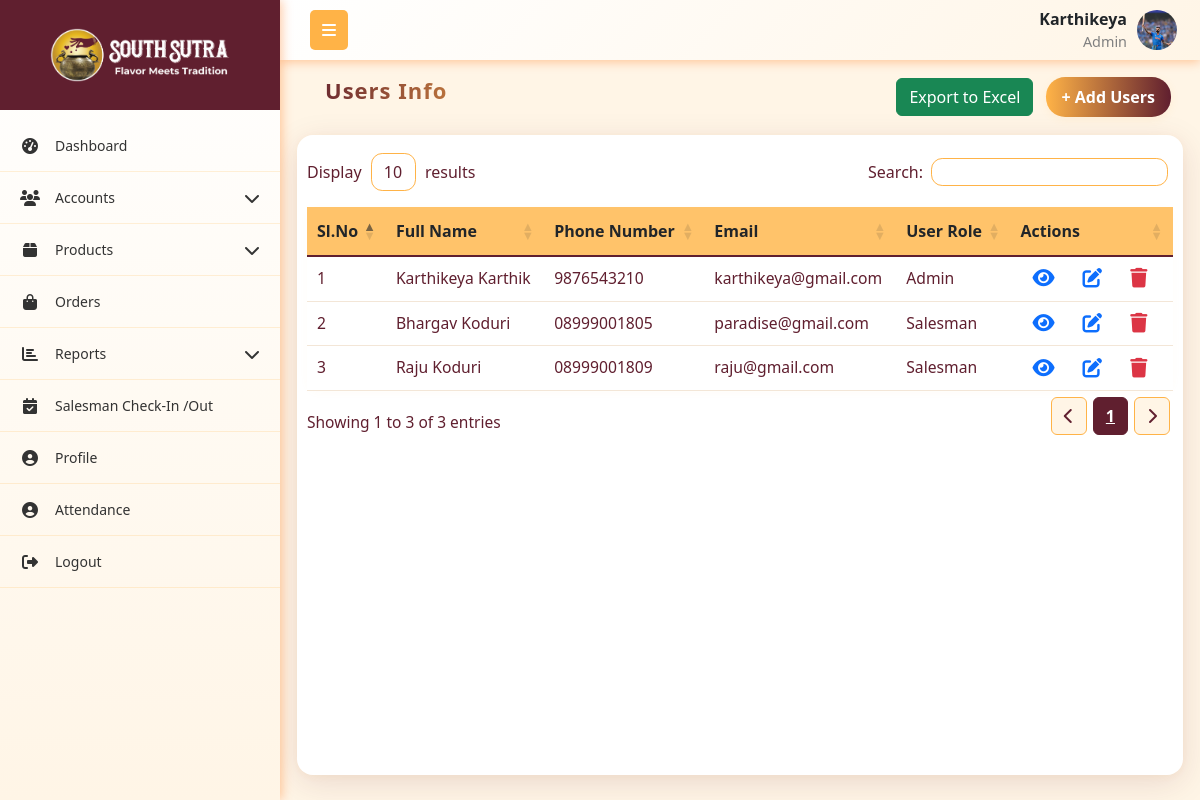
Page /user/table/ (signed in) on the committed database.
### App1/models.py (models this page shows, shortened)
class User(models.Model):
    role = models.ForeignKey(Role,on_delete=models.SET_NULL, null=True, related_name="role")
    username = models.CharField(max_length=255, unique=True)
    password = models.CharField(max_length=255)
    first_name = models.CharField(max_length=255)
    last_name = models.CharField(max_length=255)
    email = models.EmailField(unique=True)
    phone_number = models.CharField(max_length=15, unique=True)
    address = models.TextField()
    city = models.CharField(max_length=255)
    state = models.CharField(max_length=255)
    pincode = models.CharField(max_length=10)
    is_active = models.BooleanField(default=True)
    created_at = models.DateTimeField(auto_now_add=True)
    updated_at = models.DateTimeField(auto_now=True)
    profile_picture = models.ImageField(upload_to='profile_pictures/', null=True, blank=True)

class Role(models.Model):
    name = models.CharField(max_length=255, unique=True)
    created_at = models.DateTimeField(auto_now_add=True)
    updated_at = models.DateTimeField(auto_now=True)
    def __str__(self):
        return f"{self.name}"

### App1/views.py (the view)
# urls.py: path('user/table/', user_table, name='user_table'),
def user_table(request):
    current_user, role_permission = get_logged_in_user(request)
    if not current_user:
        return redirect('login')
    users = User.objects.all()
    context = { 'users': users , 'current_user':current_user, 'role_permission':role_permission}
    return render(request,'accounts/user_table.html', context)

### App1/views.py (called while the page is built)
def get_logged_in_user(request):
    username = request.session.get('current_user')
    if not username:
        return None, None  # always return a tuple
    try:
        user = User.objects.get(username=username)
        try:
            role_permission = RolePermissions.objects.get(role=user.role)
        except RolePermissions.DoesNotExist:
            role_permission = None
        return user, role_permission
    except User.DoesNotExist:
        return None, None

### templates/accounts/user_table.html (shortened to what this page needs)
{% extends 'company_admin/base.html' %}
{% load static %}
{% block content %}
<link rel="stylesheet" href="https://cdn.datatables.net/1.13.4/css/dataTables.bootstrap5.min.css">
<link rel="stylesheet" href="https://cdn.datatables.net/responsive/2.4.1/css/responsive.bootstrap5.min.css">
<link rel="stylesheet" href="https://cdnjs.cloudflare.com/ajax/libs/font-awesome/6.4.0/css/all.min.css">
<div class="container mt-1">
    <div class="mb-0 p-0">
        <div class="d-flex justify-content-between flex-wrap m-1">
            <h5 class="header">Users Info</h5>
            <div>
                <div style="position: relative; display: inline-block;">
                    <button onclick="toggleColumnSelector()" class="btn btn-success">Export to Excel</button>
                </div>
                {% if role_permission.users_a %}
                <a href="{% url 'add_user' %}" class="btn btn-primary m-2">+ Add Users</a>
                {% endif %}
            </div>
        </div>
    </div>
    <div class="custom-card">
        <table id="usertable" class="table align-middle" style="width:100%">
            <thead class="table-header">
                <tr>
                    <th>Sl.No</th>
                    <th>Full Name</th>
                    <th>Phone Number</th>
                    <th>Email</th>
                    <th>User Role</th>
                    <th>Actions</th>
                </tr>
            </thead>
            <tbody>
                {% for user in users %}
                <tr>
                    <td>{{ forloop.counter }}</td>
                    <td>{{ user.first_name }} {{ user.last_name }}</td>
                    <td>{{ user.phone_number }}</td>
                    <td>{{ user.email }}</td>
                    <td>{{ user.role }}</td>
                    <td>
                        <a href="{% url 'view_user' user.id %}" class="btn-icon" title="View">
                        </a>
                        {% if role_permission.users_e %}
                        <a href="{% url 'edit_user' user.id %}" class="btn-icon text-decoration-none" title="Edit">
                        </a>
                        {% endif %}
                        {% if role_permission.users_d %}
                        <a href="{% url 'delete_user' user.id %}" onclick="return confirm('Are you sure?');" class="btn-icon" title="Delete">
                        </a>
                        {% endif %}
                    </td>
                </tr>
                {% endfor %}
            </tbody>
        </table>
    </div>
</div>
{% endblock content %}

### templates/company_admin/base.html (shortened to what this page needs)
{% load static %}
<!DOCTYPE html>
<html lang="en">
<head>
    <link href="https://cdnjs.cloudflare.com/ajax/libs/bootstrap/5.3.0/css/bootstrap.min.css" rel="stylesheet">
    <link href="https://cdnjs.cloudflare.com/ajax/libs/font-awesome/6.4.0/css/all.min.css" rel="stylesheet">
    <link rel="stylesheet" href="https://cdn.datatables.net/1.13.4/css/dataTables.bootstrap5.min.css">
    <link rel="stylesheet" href="https://cdn.datatables.net/responsive/2.4.1/css/responsive.bootstrap5.min.css">
    <link rel="stylesheet" href="{% static 'css/alert.css' %}">
</head>
<body>
    <nav class="top-navbar">
        <div class="navbar-container">
            <div class="navbar-left">
                <button class="sidebar-toggle" id="sidebarToggle">
                    <i class="fas fa-bars"></i>
                </button>
            </div>
            <div class="navbar-right me-2">
                <div class="navbar-user-info">
                    <span class="username">{{current_user.username}}</span>
                    <span class="role">{{current_user.role.name}}</span>
                </div>
                {% if current_user.profile_picture %}
                    <img src="{{ current_user.profile_picture.url }}"
                        alt="{{ current_user.get_full_name }}"
                        class="navbar-profile-img">
                {% else %}
                     <div class="navbar-profile-fallback">
                        {{ current_user.first_name|first|upper }}{{ current_user.last_name|first|upper }}
                    </div>
                {% endif %}
            </div>
        </div>
    </nav>
    <nav class="sidebar" id="sidebar">
        <div class="sidebar-logo-container">
            <img src="{% static 'images/logo.png' %}" alt="Company Logo"  class="logo">
        </div>
        <ul class="nav flex-column sidebar-nav">
            {% if role_permission.dashboard_v %}
            <li class="nav-item">
                <a class="nav-link" href="{% url 'dashboard' %}">
                    <i class="fas fa-tachometer-alt nav-icon"></i>
                    <span class="nav-text">Dashboard</span>
                </a>
            </li>
            {% endif %}
            {% if role_permission.roles_v or role_permission.users_v or role_permission.customer_v %}
            <li class="nav-item">
                <a class="nav-link" href="#">
                    <i class="fas fa-users nav-icon"></i>
                    <span class="nav-text">Accounts</span>
                    <i class="fas fa-chevron-down arrow"></i>
                </a>
            </li>
            {% endif %}
            {% if role_permission.category_v or role_permission.all_products_v or role_permission.daily_production_v or role_permission.inventory_v %}
            <li class="nav-item">
                <a class="nav-link" href="#">
                    <i class="fas fa-box nav-icon"></i>
                    <span class="nav-text">Products</span>
                    <i class="fas fa-chevron-down arrow"></i>
                </a>
            </li>
            {% endif %}
            {% if role_permission.orders_v %}
            <li class="nav-item">
                <a class="nav-link" href="{% url 'order_table' %}">
                    <i class="fas fa-shopping-bag nav-icon"></i>
                    <span class="nav-text">Orders</span>
                </a>
            </li>
            {% endif %}
            {% if role_permission.s_reports_v or role_permission.c_reports_v %}
            <li class="nav-item">
                <a class="nav-link" href="#">
                    <i class="fas fa-chart-bar nav-icon"></i>
                    <span class="nav-text">Reports</span>
                    <i class="fas fa-chevron-down arrow"></i>
                </a>
            </li>
            {% endif %}
            {% if current_user.role.name == 'Admin' %}
            <li class="nav-item">
                <a class="nav-link" href="{% url 'salesman_visit_list' %}">
                    <i class="fas fa-calendar-check nav-icon"></i>
                    <span class="nav-text">Salesman Check-In /Out</span>
                </a>
            </li>
            {% endif %}
            <li class="nav-item">
                <a class="nav-link" href="{% url 'profile' %}">
                    <i class="fas fa-user-circle nav-icon"></i>
                    <span class="nav-text">Profile</span>
                </a>
            </li>
            <li class="nav-item">
                <a class="nav-link" href="{% url 'attendance' %}">
                    <i class="fas fa-user-circle nav-icon"></i>
                    <span class="nav-text">Attendance</span>
                </a>
            </li>
            <li class="nav-item">
                <a class="nav-link" href="{% url 'logout' %}" onclick="return confirm('Are you sure?');" >
                    <i class="fas fa-sign-out-alt nav-icon"></i>
                    <span class="nav-text">Logout</span>
                </a>
            </li>
        </ul>
    </nav>
    <main class="main-content" id="mainContent">
        {% block content %}{% endblock %}
    </main>
</body>
</html>

### templates/company_admin/base.html (style rules this page uses)
:root { --primary-red: #601F2F; --primary-orange: #ffb347; --accent-yellow: #fc3; --light-orange: #fff5e6; --dark-red: #4a1824; --sidebar-width: 280px; --sidebar-collapsed: 60px; }
* { box-sizing: border-box; }
body { font-family: 'Segoe UI', Tahoma, Geneva, Verdana, sans-serif; background-color: #f8f9fa; margin: 0; padding: 0; overflow-x: hidden; }
.top-navbar { background: linear-gradient(135deg, white 0%, var(--light-orange) 100%); box-shadow: 0 2px 10px rgba(255, 106, 0, 0.35); position: fixed; top: 0; left: var(--sidebar-width); right: 0; z-index: 1030; height: 60px; padding: 0; transition: left 0.3s ease; }
.navbar-container { display: flex; align-items: center; justify-content: space-between; height: 100%; padding: 0 15px; max-width: 100%; }
.navbar-left { display: flex; align-items: center; flex-shrink: 0; }
.sidebar-toggle { background: var(--primary-orange); border: none; color: white; padding: 8px 12px; border-radius: 5px; margin-left: 15px; cursor: pointer; }
.navbar-right { flex-shrink: 0; display: flex; align-items: center; gap: 10px; }
.navbar-profile-img { width: 40px; height: 40px; border-radius: 50%; object-fit: cover; }
.navbar-user-info { display: flex; flex-direction: column; align-items: flex-end; }
.navbar-user-info .username { font-weight: 600; }
.navbar-user-info .role { font-size: 0.9rem; color: gray; }
.sidebar { position: fixed; top: 0; left: 0; height: 100vh; width: var(--sidebar-width); background: linear-gradient(180deg, white 0%, var(--light-orange) 100%); transform: translateX(0); transition: width 0.3s ease; z-index: 1040; overflow-y: auto; box-shadow: 2px 0 10px rgba(255, 106, 0, 0.35); display: flex; flex-direction: column; }
.sidebar-logo-container { display: flex; align-items: center; justify-content: center; height: 110px; width: 100%; background-color: #601F2F; margin-bottom: 10px; transition: opacity 0.3s, height 0.3s, margin-bottom 0.3s; }
.sidebar-logo-container .logo { width: 200px; height: auto; background: transparent; padding: 8px 10px; }
.sidebar:not(.collapsed) .sidebar-logo-container { opacity: 1; height: 110px; margin-bottom: 10px; }
.sidebar-nav { padding: 0; margin: 0; list-style: none; flex: 1 1 auto; }
.nav-item { border-bottom: 1px solid rgba(255, 179, 71, 0.2); }
.nav-link { color: #333; padding: 15px 20px; display: flex; align-items: center; text-decoration: none; transition: all 0.3s ease; position: relative; cursor: pointer; }
.nav-icon { width: 20px; margin-right: 15px; text-align: center; font-size: 16px; }
.nav-text { flex-grow: 1; font-size: 14px; }
.arrow { transition: transform 0.3s ease; margin-left: auto; }
.main-content { margin-top: 60px; padding: 5px; transition: margin-left 0.3s ease; min-height: calc(100vh - 60px); }
@media (min-width: 768px) { .sidebar { transform: translateX(0); top: 0; height: 100vh; } }
@media (min-width: 768px) { .main-content { margin-left: var(--sidebar-width); } }

### rows in the picture
User: username "Karthikeya", role.name "Admin", profile_picture (picture), first_name "Karthikeya", last_name "Karthik", phone_number "9876543210", email "karthikeya@gmail.com", role "Admin"
User: first_name "Bhargav", last_name "Koduri", phone_number "08999001805", email "paradise@gmail.com", role "Salesman"
User: first_name "Raju", last_name "Koduri", phone_number "08999001809", email "raju@gmail.com", role "Salesman"
